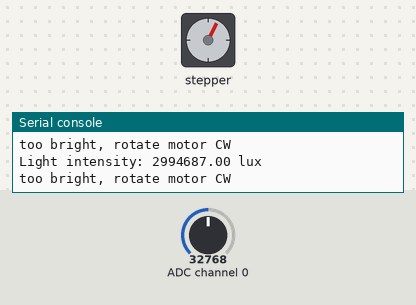
This program was run on a simulated Raspberry Pi Pico running MicroPython. Shown: stepper motor, the last lines printed to the serial console. The inputs (shaded band) are chosen by the test bench; at power-on: ADC channel 0 = 32768 (analog values on the 0–65535 scale). The stepper is drawn at 2048 steps a turn.

Above: at 1.2 s.
1.3 s: ADC channel 0 set to 0
At 2.22 s:
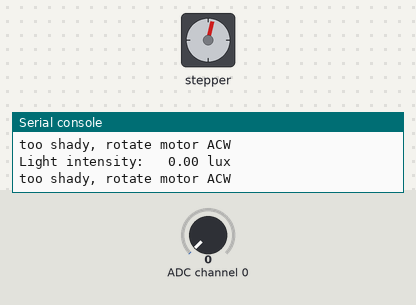
4.3 s: ADC channel 0 set to 7864
At 4.5 s:
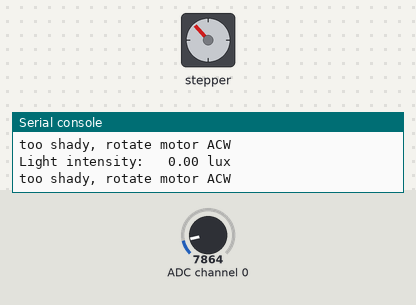
Timing chart, 0 to 22.3 s (numbered marks = the images above; inputs shaded):
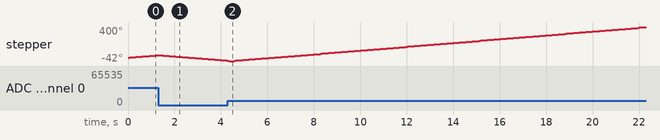

The program:

pico-light.py
```python
import machine
from machine import Pin
import utime
import sys
# import our libraries
import motor
from sen0390sensor import Sen0390sensor

i2c = machine.I2C(0, scl=machine.Pin(9), sda=machine.Pin(8), freq=400000)

lightSensor = Sen0390sensor(i2c)
print(lightSensor.isPresent())
motor.stopMotor()

#sys.exit()
while True:
    lux = lightSensor.read()
    print("Light intensity: %6.2f lux" % (lux))
    if lux > 200:
        print("too bright, rotate motor CW")
        motor.motorSteps(True, 10)
    elif lux < 20:
        print("too shady, rotate motor ACW")
        motor.motorSteps(False, 10)
    utime.sleep(0.2)
```

motor.py
```python
from machine import Pin
import utime

MOTOR_PIN_1 = Pin(0, Pin.OUT)
MOTOR_PIN_2 = Pin(1, Pin.OUT)
MOTOR_PIN_3 = Pin(2, Pin.OUT)
MOTOR_PIN_4 = Pin(3, Pin.OUT)
PINS = [MOTOR_PIN_1, MOTOR_PIN_2, MOTOR_PIN_3, MOTOR_PIN_4]

CW_SEQUENCE = [[1,0,0,0],[0,1,0,0],[0,0,1,0],[0,0,0,1]]

def stopMotor():
    MOTOR_PIN_1.low()
    MOTOR_PIN_2.low()
    MOTOR_PIN_3.low()
    MOTOR_PIN_4.low()

def motorStep(clockwise):
    sequence = CW_SEQUENCE
    if not clockwise:
        sequence = CW_SEQUENCE[::-1]
    for step in sequence:
        for i in range(len(PINS)):
            PINS[i].value(step[i])
        utime.sleep(0.002)

def motorSteps(clockwise, n):
    for i in range(0,n):
        motorStep(clockwise)
    stopMotor()
```

sen0390sensor.py
```python
from machine import I2C
import time
import sys

class Sen0390sensor:
    LIGHT_SENS_ADDR=0x4a
    i2c = None
    MODE = b'79'
    CONFIG_ADDR = 0x04
    DATA_ADDR = 0x00

    def __init__(self, i2c):
        self.i2c = i2c
        self.initI2C

#    def __init__(self, i2c, mode):
#        self.i2c = i2c
#        self.MODE = mode
#        self.initI2C

    def initI2C():
        try:
            self.i2c.writeto_mem(self.LIGHT_SENS_ADDR, self.CONFIG_ADDR, self.MODE)
        except OSError:
            print("Cannot initialise sensor. Check cables!")
            sys.exit()
        time.sleep(0.5)

    def isPresent(self):
        found = False
        devices = self.i2c.scan()
        if devices:
            for d in devices:
                if d == self.LIGHT_SENS_ADDR:
                    print("Sensor is here!")
                    found = True
        return found

    def read(self):
        value=self.i2c.readfrom_mem(self.LIGHT_SENS_ADDR, self.DATA_ADDR, 4)
        lux = value[3]
        lux = (lux<<8)|value[2]
        lux = (lux<<8)|value[1]
        lux = (lux<<8)|value[0]
        lux = lux * 1.4 / 1000
#        print("Lux: "+str(lux))
        return lux
```
